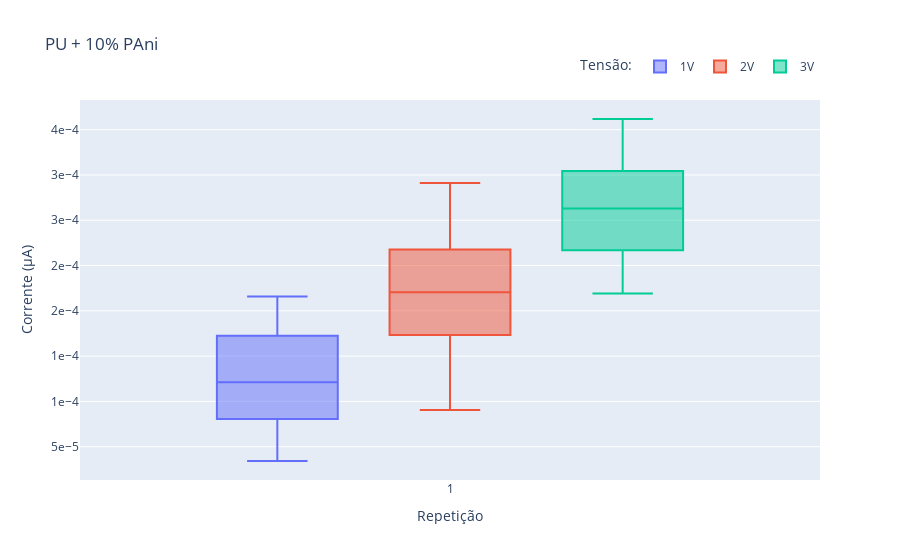

Source (notebook cell):
### Markdown cell above
### Gráfico Boxplot - PU + 10%PAni

### Code cell
pupani10_box = px.box(pupani10_df[pupani10_df['Tempo']>2],
                      y='Corrente',
                      x = 'Repetição',
                      color = 'Tensão',
                      color_discrete_map = volt_colors,
                      title = 'PU + 10% PAni'
                      )
pupani10_box.update_layout(yaxis_title = 'Corrente (µA)',
                           yaxis_tickformat = '.0e',
                           legend = dict(orientation = 'h',
                                         y= 1.05,
                                         x= 1.0,
                                         xanchor= 'right',
                                         yanchor= 'bottom',
                                         title = dict(text = 'Tensão:')
                                        )
                           
                          )

### Figure 1 — Plotly figure (JSON) as saved in the notebook; plotly's stock layout.template omitted (floating-point values rounded to 4 significant figures; data arrays with more than 128 entries replaced by an {"elided": "..."} marker saying what was removed)
{"data": [{"alignmentgroup": "True", "hovertemplate": "Tensão=1V<br>Repetição=%{x}<br>Corrente=%{y}<extra></extra>", "legendgroup": "1V", "marker": {"color": "#636EFA"}, "name": "1V", "notched": false, "offsetgroup": "1V", "orientation": "v", "showlegend": true, "type": "box", "x": {"elided": "800 str values"}, "x0": " ", "xaxis": "x", "y": {"elided": "800 float values"}, "y0": " ", "yaxis": "y"}, {"alignmentgroup": "True", "hovertemplate": "Tensão=2V<br>Repetição=%{x}<br>Corrente=%{y}<extra></extra>", "legendgroup": "2V", "marker": {"color": "#EF553B"}, "name": "2V", "notched": false, "offsetgroup": "2V", "orientation": "v", "showlegend": true, "type": "box", "x": {"elided": "800 str values"}, "x0": " ", "xaxis": "x", "y": {"elided": "800 float values"}, "y0": " ", "yaxis": "y"}, {"alignmentgroup": "True", "hovertemplate": "Tensão=3V<br>Repetição=%{x}<br>Corrente=%{y}<extra></extra>", "legendgroup": "3V", "marker": {"color": "#00CC96"}, "name": "3V", "notched": false, "offsetgroup": "3V", "orientation": "v", "showlegend": true, "type": "box", "x": {"elided": "800 str values"}, "x0": " ", "xaxis": "x", "y": {"elided": "800 float values"}, "y0": " ", "yaxis": "y"}], "layout": {"boxmode": "group", "legend": {"orientation": "h", "title": {"text": "Tensão:"}, "tracegroupgap": 0, "x": 1, "xanchor": "right", "y": 1.05, "yanchor": "bottom"}, "title": {"text": "PU + 10% PAni"}, "xaxis": {"anchor": "y", "domain": [0, 1], "title": {"text": "Repetição"}}, "yaxis": {"anchor": "x", "domain": [0, 1], "tickformat": ".0e", "title": {"text": "Corrente (µA)"}}}}
